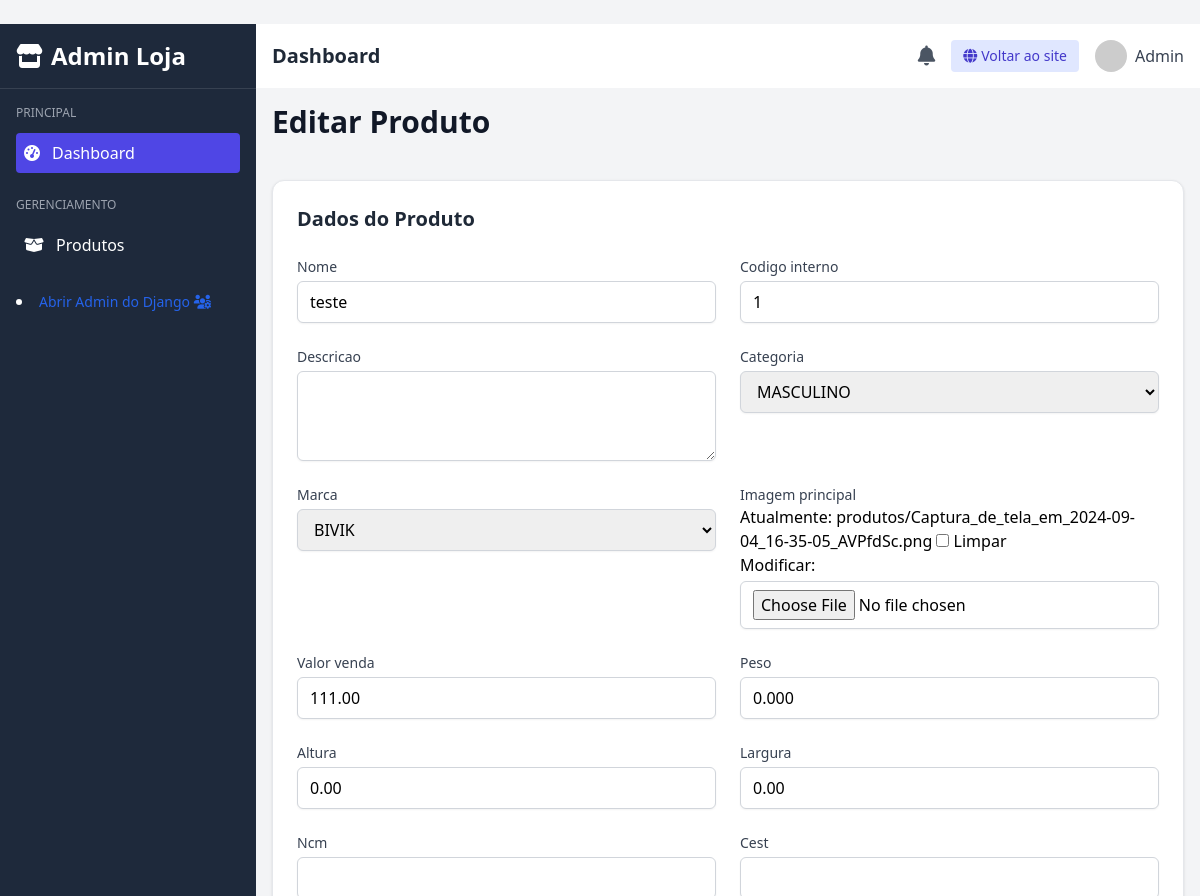
/administracao/produtos/editar/5/, run on the app's committed database.
### produtos/models.py (models this page shows, shortened)
class Produto(models.Model):
    nome = models.CharField(max_length=200)
    codigo_interno = models.CharField(max_length=50, unique=True)
    descricao = models.TextField(blank=True)
    categoria = models.ForeignKey(
        Categoria, on_delete=models.SET_NULL, null=True, blank=True)
    marca = models.ForeignKey(
        Marca, on_delete=models.SET_NULL, null=True, blank=True)
    imagem_principal = models.ImageField(
        upload_to='produtos/', null=True, blank=True)
    valor_venda = models.DecimalField(max_digits=10, decimal_places=2)
    peso = models.DecimalField(
        max_digits=6, decimal_places=3, help_text="Em kg", default=0.0)
    altura = models.DecimalField(
        max_digits=6, decimal_places=2, help_text="Em cm", default=0.0)
    largura = models.DecimalField(
        max_digits=6, decimal_places=2, help_text="Em cm", default=0.0)
    ncm = models.CharField(max_length=10, blank=True, null=True)
    cest = models.CharField(max_length=10, blank=True, null=True)
    cfop = models.CharField(max_length=10, blank=True, null=True)
    desconto_maximo = models.DecimalField(
        max_digits=5, decimal_places=2, blank=True, null=True,
        help_text="Desconto máximo permitido (%)"
    )
    criado_em = models.DateTimeField(auto_now_add=True)
    atualizado_em = models.DateTimeField(auto_now=True)
    ativo = models.BooleanField(default=True)

### administracao/views.py (the view)
def editar_produto(request, produto_id):
    produto = get_object_or_404(Produto, id=produto_id)
    VariacaoFormSet = inlineformset_factory(
        Produto, VariacaoProduto, form=VariacaoProdutoForm, formset=BaseVariacaoProdutoFormSet, extra=0, can_delete=True
    )
    if request.method == 'POST':
        form = ProdutoForm(request.POST, request.FILES, instance=produto)
        variacoes_formset = VariacaoFormSet(
            request.POST, request.FILES, instance=produto)
        if form.is_valid() and variacoes_formset.is_valid():
            form.save()
            variacoes_formset.save()
            messages.success(
                request, "Produto e variações atualizados com sucesso.")
            return redirect('administracao:lista_produtos')
        else:
            messages.error(request, "Erro ao editar produto ou variações.")
            return render(request, 'administracao/cad-edita-produtos.html', {
                'form': form,
                'produto': produto,
                'variacoes_formset': variacoes_formset,
            })
    else:
        form = ProdutoForm(instance=produto)
        variacoes_formset = VariacaoFormSet(instance=produto)
    return render(request, 'administracao/cad-edita-produtos.html', {
        'form': form,
        'produto': produto,
        'variacoes_formset': variacoes_formset,
    })

### core/templatetags/form_extras.py (called while the page is built)
@register.filter(name='add_class')
def add_class(field, css_class):
    return field.as_widget(attrs={'class': css_class})

### produtos/models.py (called while the page is built)
    def __str__(self):
        return self.nome

    def __str__(self):
        return self.nome

### administracao/templates/administracao/cad-edita-produtos.html (shortened to what this page needs)
﻿{% extends 'administracao/base_admin.html' %}
{% load form_extras %}
{% block content %}
<h1 class="text-3xl font-bold text-gray-900 mb-8">
    {% if produto %}Editar{% else %}Cadastrar{% endif %} Produto
</h1>
<form method="post" enctype="multipart/form-data" class="space-y-10">
    <section class="bg-white p-6 rounded-xl shadow border border-gray-200">
        <h2 class="text-xl font-semibold mb-6 text-gray-800">Dados do Produto</h2>
        <div class="grid grid-cols-1 md:grid-cols-2 gap-6">
            {% for field in form %}
            <div class="space-y-1">
                <label for="{{ field.id_for_label }}" class="block text-sm font-medium text-gray-700">{{ field.label }}</label>
                {{ field|add_class:"w-full px-3 py-2 border border-gray-300 rounded-md shadow-sm focus:outline-none focus:ring-2 focus:ring-indigo-500 focus:border-indigo-500 transition" }}
            </div>
            {% endfor %}
        </div>
    </section>
</form>
{% endblock %}

### data on the page
Produto: form "teste" "1" "MASCULINO" "BIVIK" "111.00" "0.000" "0.00" "0.00"

### other printed values
{{ field.label }} "Nome" "Codigo interno" "Descricao" "Categoria" "Marca" "Imagem principal" "Valor venda" "Peso" "Altura" "Largura" "Ncm" "Cest"
